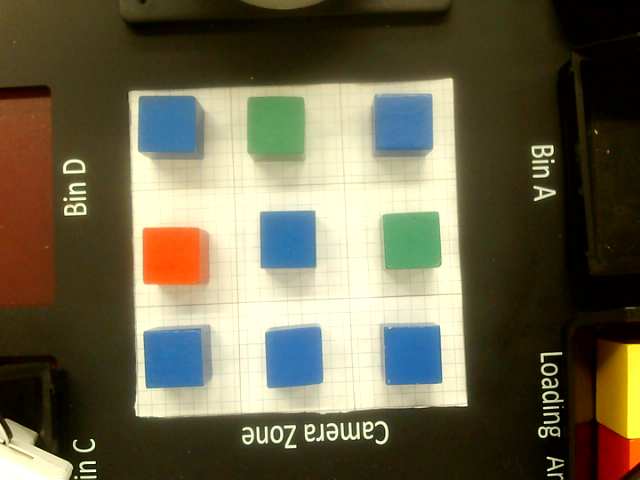
#> input picture Tic-Tac-Toe_Robotics/Tic Tac Toe/Board_images_on_paper/captured_image_0.png, 640 x 480 px, given in place of the camera
$ python functions.py
#> lines starting #> are read from the running program, lines starting #| are printed output that depends on the picture; after the words box and inside, x2 and y2 are one past the last pixel; in counts of white or black regions, pixels touching at a corner belong together
import cv2
import numpy as np

#

# Constants
GRID_SIZE = 3
SQUARE_SIZE = 100
PLAYER_MARKER = 1
AI_MARKER = 2
EMPTY_MARKER = 0

# Initialize the game board
board = np.zeros((GRID_SIZE, GRID_SIZE), dtype=int)

# Function to draw the grid
def draw_grid(frame):
    for i in range(1, GRID_SIZE):
        cv2.line(frame, (i * SQUARE_SIZE, 0), (i * SQUARE_SIZE, GRID_SIZE * SQUARE_SIZE), (255, 255, 255), 2)
        cv2.line(frame, (0, i * SQUARE_SIZE), (GRID_SIZE * SQUARE_SIZE, i * SQUARE_SIZE), (255, 255, 255), 2)

# Function to draw the X and O markers
def draw_markers(frame):
    for i in range(GRID_SIZE):
        for j in range(GRID_SIZE):
            if board[i, j] == PLAYER_MARKER:
                cv2.putText(frame, 'X', (j * SQUARE_SIZE + 30, i * SQUARE_SIZE + 70),
                            cv2.FONT_HERSHEY_SIMPLEX, 2, (255, 255, 255), 3, cv2.LINE_AA)
            elif board[i, j] == AI_MARKER:
                cv2.putText(frame, 'O', (j * SQUARE_SIZE + 30, i * SQUARE_SIZE + 70),
                            cv2.FONT_HERSHEY_SIMPLEX, 2, (255, 255, 255), 3, cv2.LINE_AA)

# Function to check for a win
def check_winner():
    # Check rows and columns
    for i in range(GRID_SIZE):
        if np.all(board[i, :] == PLAYER_MARKER) or np.all(board[:, i] == PLAYER_MARKER):
            return "Player wins!"
        elif np.all(board[i, :] == AI_MARKER) or np.all(board[:, i] == AI_MARKER):
            return "AI wins!"

    # Check diagonals
    if np.all(np.diag(board) == PLAYER_MARKER) or np.all(np.diag(np.fliplr(board)) == PLAYER_MARKER):
        return "Player wins!"
    elif np.all(np.diag(board) == AI_MARKER) or np.all(np.diag(np.fliplr(board)) == AI_MARKER):
        return "AI wins!"

    # Check for a tie
    if not any(EMPTY_MARKER in row for row in board):
        return "It's a tie!"

    return None

# Function to make a move in the game
def make_move(row, col, marker):
    if board[row, col] == EMPTY_MARKER:
        board[row, col] = marker
        return True
    return False

# Main loop
cap = cv2.VideoCapture(0)

while cap.isOpened():
    ret, frame = cap.read()
#> frame is the input picture: shape (480, 640, 3); mean B, G, R 75.8, 100.3, 105.8
    if not ret:
        break

    # Draw the game grid
    draw_grid(frame)
#> after the loop in draw_grid, `for i in range(1, GRID_SIZE):`:
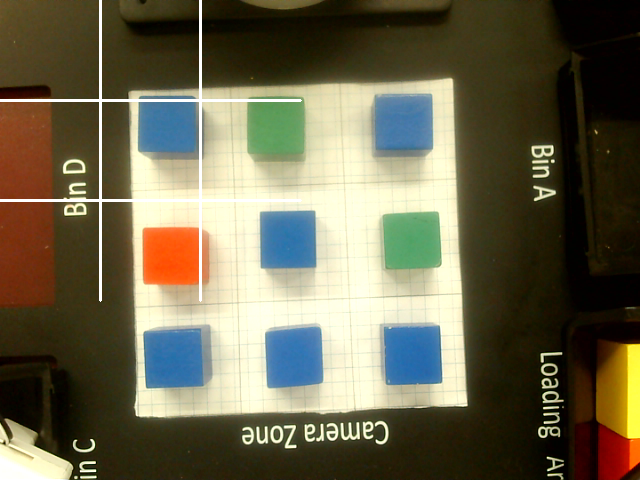
#> frame: shape (480, 640, 3); 1.17% of pixels changed, all inside (x1, y1, x2, y2) = (0, 0, 302, 302)

    # Get the player's move from mouse click (assuming a 3x3 grid)
    _, thresh = cv2.threshold(cv2.cvtColor(frame, cv2.COLOR_BGR2GRAY), 200, 255, cv2.THRESH_BINARY)
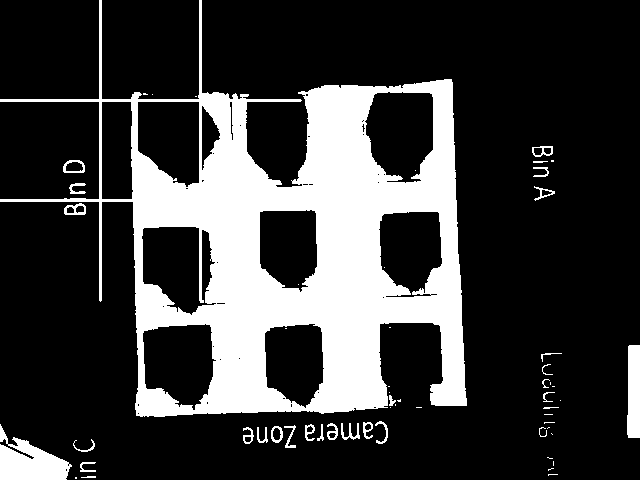
#> thresh: shape (480, 640); 23.1% white; 57 white regions (27 under 20 px)
    contours, _ = cv2.findContours(thresh, cv2.RETR_EXTERNAL, cv2.CHAIN_APPROX_SIMPLE)
#> contours = 53 contours, 31 with area under 20; largest, box (x1, y1, x2, y2) and area: (0, 0, 467, 417) 98381, (0, 424, 72, 480) 2029, (627, 345, 640, 438) 1032, (63, 160, 85, 173) 226, (64, 203, 86, 215) 192

    # [20 lines of commented-out code are left out]
    draw_markers(frame)

    cv2.imshow('Tic Tac Toe', frame)

    if cv2.waitKey(1) & 0xFF == ord('q'):
#> (key q is pressed here)
        break

cap.release()
cv2.destroyAllWindows()
